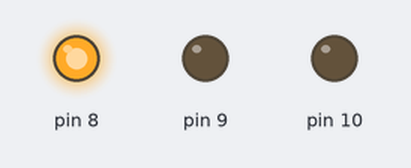
Recording of a sketch running on a simulated Arduino Uno, built with avr-gcc and run on an emulated ATmega328P. On the bench: output pins drawn as LEDs (lit = HIGH).

Above: at 2.5 s.
At 7.0 s:
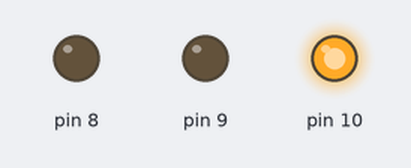
At 11.5 s:
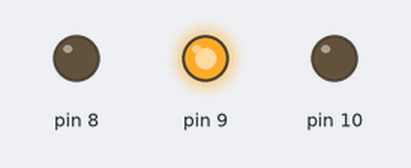
At 14.5 s:
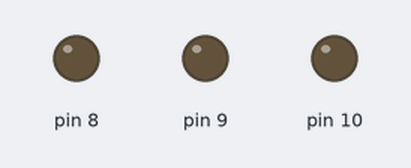
Timing chart, 0 to 19.5 s (numbered marks = the images above):
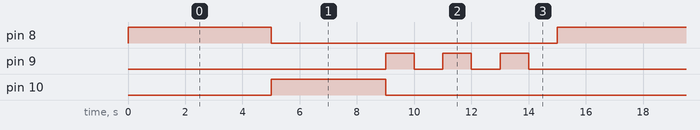

Measured:
- by itself, pin 8: alternates HIGH for 5.0 s and LOW for 10.0 s
- by itself, pin 9: repeats every 15.0 s: 2 × (LOW 1.0 s, HIGH 1.0 s), LOW 10.0 s, HIGH 1.0 s
- by itself, pin 10: alternates HIGH for 4.0 s and LOW for 11.0 s

The sketch:

traffic_light.ino
```cpp
void setup()
{
  pinMode(8, OUTPUT);
  pinMode(9, OUTPUT);
  pinMode(10, OUTPUT);
 }

void loop()
{
  digitalWrite(8, HIGH);
  delay(5000);
  digitalWrite(8, LOW);

  digitalWrite(10, HIGH);
  delay(4000);
  digitalWrite(10, LOW);
    digitalWrite(9, HIGH);
  delay(1000);
  digitalWrite(9, LOW);
  delay(1000);
  digitalWrite(9, HIGH);
  delay(1000);
  digitalWrite(9, LOW);
  delay(1000);
  digitalWrite(9, HIGH);
  delay(1000);
  digitalWrite(9, LOW);
  delay(1000);

  digitalWrite(8, HIGH);
}
```
